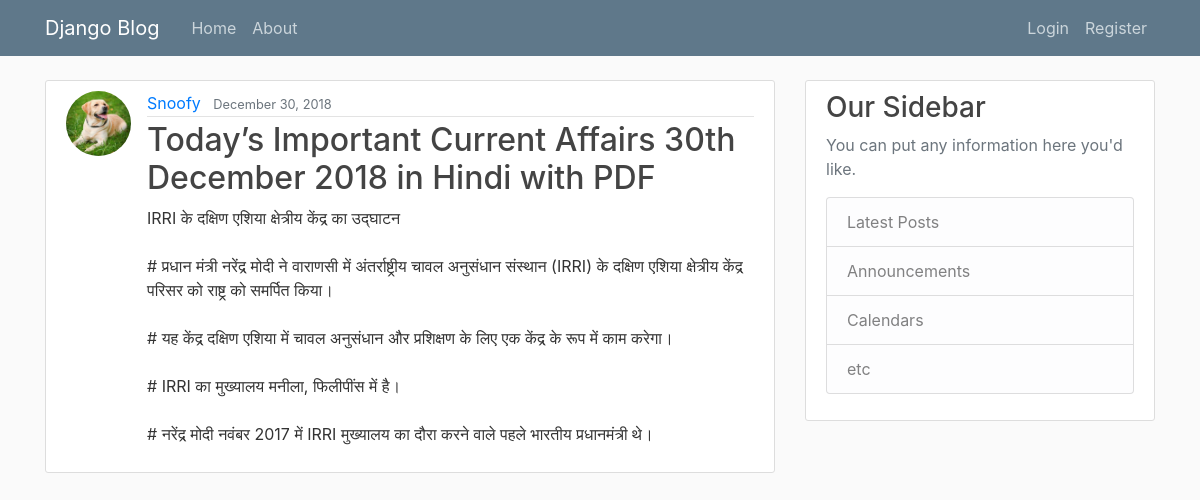
The app's page /post/38/ with its own data.
### blog/models.py (models this page shows, shortened)
class Post(models.Model):
    title = models.CharField(max_length = 100)
    content = models.TextField()
    date_posted = models.DateTimeField(default=timezone.now)
    author = models.ForeignKey(User, on_delete=models.CASCADE)

### users/models.py (models this page shows, shortened)
class Profile(models.Model):
    user = models.OneToOneField(User, on_delete=models.CASCADE)
    image = models.ImageField(default='default.jpg', upload_to='profile_pics')

### blog/views.py (the view)
# urls.py: path('post/<int:pk>/', PostDetailView.as_view(), name='post-detail'),
class PostDetailView(DetailView):
    model = Post #If we will stick to the naming convention, we will only require this single line of code.

### blog/templates/blog/post_detail.html (shortened to what this page needs)
{% extends 'blog/base.html' %}
{% block content %}
  <article class="media content-section">
    <img class="rounded-circle article-img" src="{{object.author.profile.image.url}}">
    <div class="media-body">
      <div class="article-metadata">
        <a class="mr-2" href="{% url 'user-posts' object.author.username %}">{{ object.author }}</a>
        <small class="text-muted">{{ object.date_posted|date:"F d, Y"}}</small>
      </div>
      <h2 class="article-title">{{ object.title }}</h2>
      <p class="article-content">{{ object.content }}</p>
    </div>
  </article>
{% endblock content %}

### blog/static/blog/main.css (style rules this page uses)
body { background: #fafafa; color: #333333; margin-top: 5rem; }
h1, h2, h3, h4, h5, h6 { color: #444444; }
.content-section { background: #ffffff; padding: 10px 20px; border: 1px solid #dddddd; border-radius: 3px; margin-bottom: 20px; }
.article-title { color: #444444; }
.article-content { white-space: pre-line; }
.article-img { height: 65px; width: 65px; margin-right: 16px; }
.article-metadata { padding-bottom: 1px; margin-bottom: 4px; border-bottom: 1px solid #e3e3e3 }

### records on screen
Post: author.profile.image (picture), author "Snoofy", date_posted "December 30, 2018", title "Today’s Important Current Affairs 30th December 2018 in Hindi with PDF", content "IRRI के दक्षिण एशिया क्षेत्रीय केंद्र का उद्घाटन # प्रधान मंत्री नरेंद्र मोदी ने वाराणसी में अंतर्राष्ट्रीय चावल अनुसंधान संस्थान (IRRI) के दक्षिण एशिया क्षेत्रीय केंद्र परिसर को राष्ट्र को समर्पित किया। # यह केंद्र दक्षिण एशिया में चावल अनुसंधान और प्रशिक्षण के लिए एक केंद्र के रूप में काम करेगा। # IRRI का मुख्यालय मनीला, फिलीपींस में है। # नरेंद्र मोदी नवंबर 2017 में IRRI मुख्यालय का दौरा करने वाले पहले भारतीय प्रधानमंत्री थे।"
